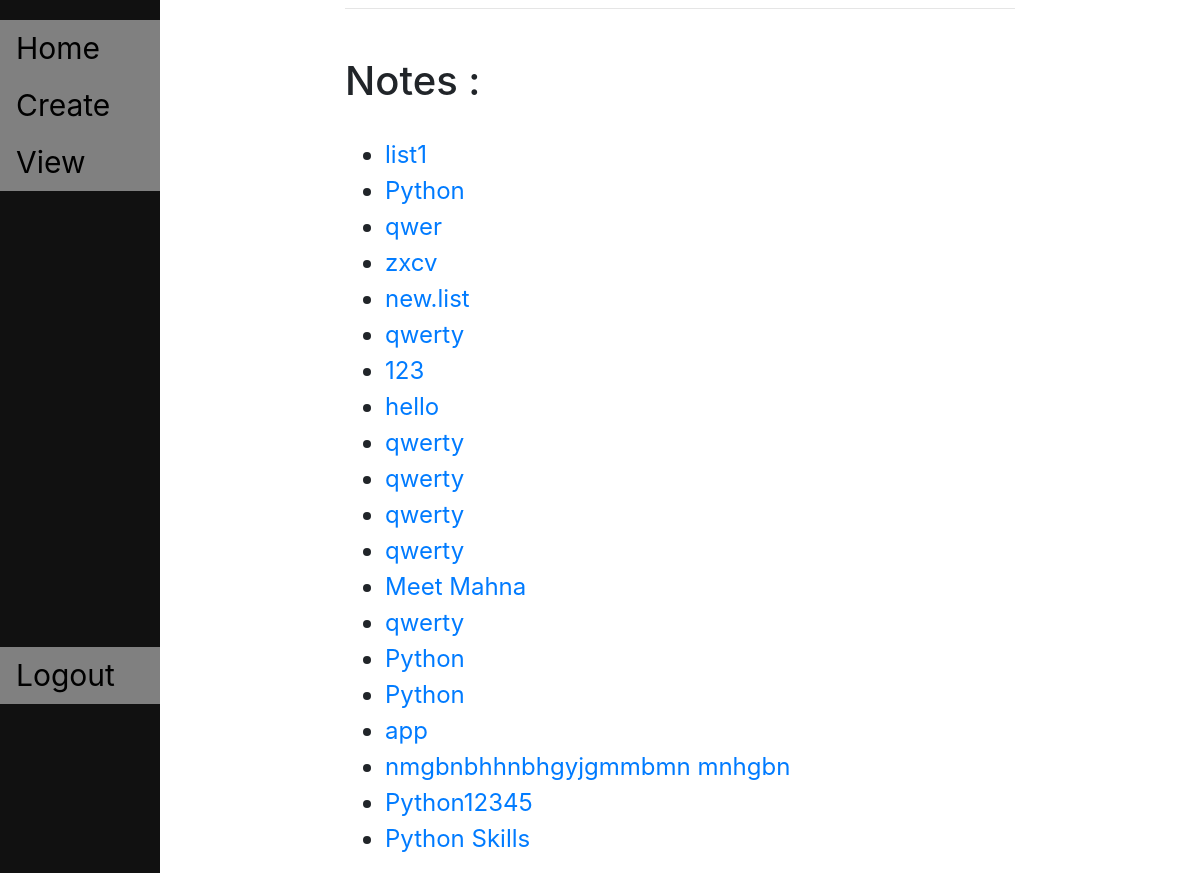
Page /home/view/ (signed in) on the committed database.
### home/models.py (models this page shows, shortened)
class ToDoList(models.Model):
    user = models.ForeignKey(User, on_delete=models.CASCADE, related_name="todolist", null=True)
    name = models.CharField(max_length=200)

### home/views.py (the view)
# urls.py: path('view/', views.view, name='view'),
def view(response):
    if response.user.is_active:
        return render(response, "home/view.html", {})
    else:
        return HttpResponseRedirect("/login")

### home/templates/home/view.html (shortened to what this page needs)
{% extends 'home/base.html' %}
{% block content %}
    <body style="background-image:url('https://images.unsplash.com/photo-1580637250481-b78db3e6f84b?ixlib=rb-1.2.1&ixid=eyJhcHBfaWQiOjEyMDd9&auto=format&fit=crop&w=1189&q=80');
    height: 95vh;
    background-size: cover;
    background-position: center;">
    <br>
    <h1>Notes :</h1>
    <br>
    <font size="5">
    <ul>
    {% for td in user.todolist.all %}
        <li><font color="white"><a href="/home/{{td.id}}">{{td.name}}</a></font></li>
    {% endfor %}
    </ul>
    </font>
{% endblock %}

### home/templates/home/base.html (shortened to what this page needs)
<!DOCTYPE html>
<html lang="en">
<head>
    <link rel="stylesheet" href="https://stackpath.bootstrapcdn.com/bootstrap/4.3.1/css/bootstrap.min.css">
</head>
<body>
	<div class="sidenav">
		<a href="/home">Home</a>
		<a href="/home/create">Create</a>
		<a href="/home/view">View</a>
		<br><br><br><br><br><br><br><br><br><br><br><br><br><br><br><br><br><br><br>
		{% if user.is_authenticated %}
			<a href="/logout">Logout</a>
		{% else %}
			<a href="/login">Log In</a>
		{% endif %}
	</div>
	<div id="content" name="content" class="main">
		<div class="row justify-content-center">
			<div class="col-8">
				<hr class="mt-0 mb-4">
				{% block content %}
				{% endblock %}
			</div>
		</div>
	</div>
</body>
</html>

### home/templates/home/base.html (style rules this page uses)
.sidenav { height:100%; width:160px; position: fixed; z-index:1; top:0; left:0; background-color:#111; overflow-x: :hidden; padding-top:20px; }
.sidenav a { padding:6px 8px 6px 16px; text-decoration: none; font-size:30px; color: black; display:block; background-color:grey; }
.main { margin-left:160px; padding: 0px 10px; }

### rows in the picture
ToDoList: name "list1"
ToDoList: name "Python"
ToDoList: name "qwer"
ToDoList: name "zxcv"
ToDoList: name "new.list"
ToDoList: name "qwerty"
ToDoList: name "123"
ToDoList: name "hello"
ToDoList: name "qwerty"
ToDoList: name "qwerty"
ToDoList: name "qwerty"
ToDoList: name "qwerty"
ToDoList: name "Meet Mahna"
ToDoList: name "qwerty"
ToDoList: name "Python"
ToDoList: name "Python"
ToDoList: name "app"
ToDoList: name "nmgbnbhhnbhgyjgmmbmn mnhgbn"
ToDoList: name "Python12345"
ToDoList: name "Python Skills"
